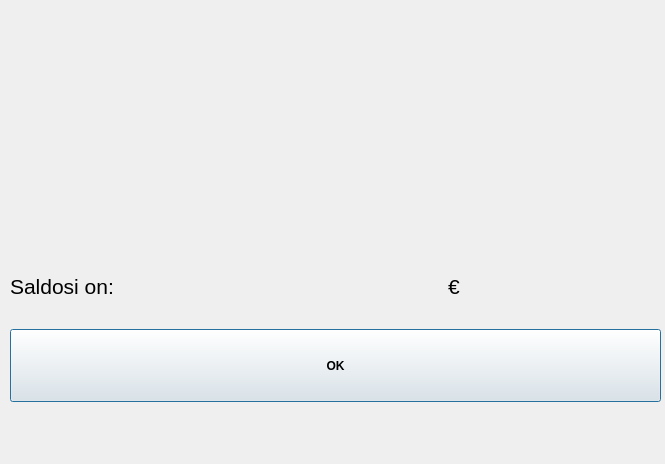
<?xml version="1.0" encoding="UTF-8"?>
<ui version="4.0">
 <class>saldontarkastus</class>
 <widget class="QDialog" name="saldontarkastus">
  <property name="geometry">
   <rect>
    <x>0</x>
    <y>0</y>
    <width>665</width>
    <height>464</height>
   </rect>
  </property>
  <property name="windowTitle">
   <string>Dialog</string>
  </property>
  <widget class="QWidget" name="layoutWidget">
   <property name="geometry">
    <rect>
     <x>10</x>
     <y>250</y>
     <width>651</width>
     <height>152</height>
    </rect>
   </property>
   <layout class="QVBoxLayout" name="verticalLayout">
    <item>
     <layout class="QHBoxLayout" name="horizontalLayout">
      <item>
       <widget class="QLabel" name="label">
        <property name="sizePolicy">
         <sizepolicy hsizetype="Minimum" vsizetype="Preferred">
          <horstretch>0</horstretch>
          <verstretch>0</verstretch>
         </sizepolicy>
        </property>
        <property name="minimumSize">
         <size>
          <width>0</width>
          <height>71</height>
         </size>
        </property>
        <property name="font">
         <font>
          <pointsize>16</pointsize>
         </font>
        </property>
        <property name="text">
         <string>Saldosi on:</string>
        </property>
       </widget>
      </item>
      <item>
       <widget class="QLabel" name="labelSaldo">
        <property name="sizePolicy">
         <sizepolicy hsizetype="Minimum" vsizetype="Preferred">
          <horstretch>0</horstretch>
          <verstretch>0</verstretch>
         </sizepolicy>
        </property>
        <property name="minimumSize">
         <size>
          <width>0</width>
          <height>71</height>
         </size>
        </property>
        <property name="font">
         <font>
          <pointsize>16</pointsize>
         </font>
        </property>
        <property name="text">
         <string/>
        </property>
       </widget>
      </item>
      <item>
       <widget class="QLabel" name="label_3">
        <property name="sizePolicy">
         <sizepolicy hsizetype="Minimum" vsizetype="Preferred">
          <horstretch>0</horstretch>
          <verstretch>0</verstretch>
         </sizepolicy>
        </property>
        <property name="minimumSize">
         <size>
          <width>0</width>
          <height>71</height>
         </size>
        </property>
        <property name="font">
         <font>
          <pointsize>16</pointsize>
         </font>
        </property>
        <property name="text">
         <string>€</string>
        </property>
       </widget>
      </item>
     </layout>
    </item>
    <item>
     <widget class="QPushButton" name="pushButton">
      <property name="sizePolicy">
       <sizepolicy hsizetype="Minimum" vsizetype="Minimum">
        <horstretch>0</horstretch>
        <verstretch>0</verstretch>
       </sizepolicy>
      </property>
      <property name="minimumSize">
       <size>
        <width>191</width>
        <height>71</height>
       </size>
      </property>
      <property name="font">
       <font>
        <weight>75</weight>
        <bold>true</bold>
       </font>
      </property>
      <property name="text">
       <string>OK</string>
      </property>
     </widget>
    </item>
   </layout>
  </widget>
 </widget>
 <resources/>
 <connections/>
</ui>
